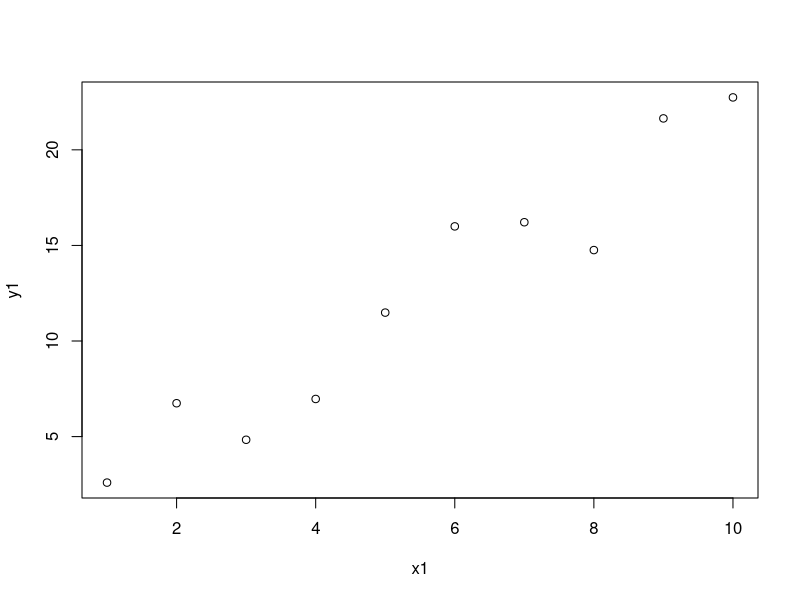
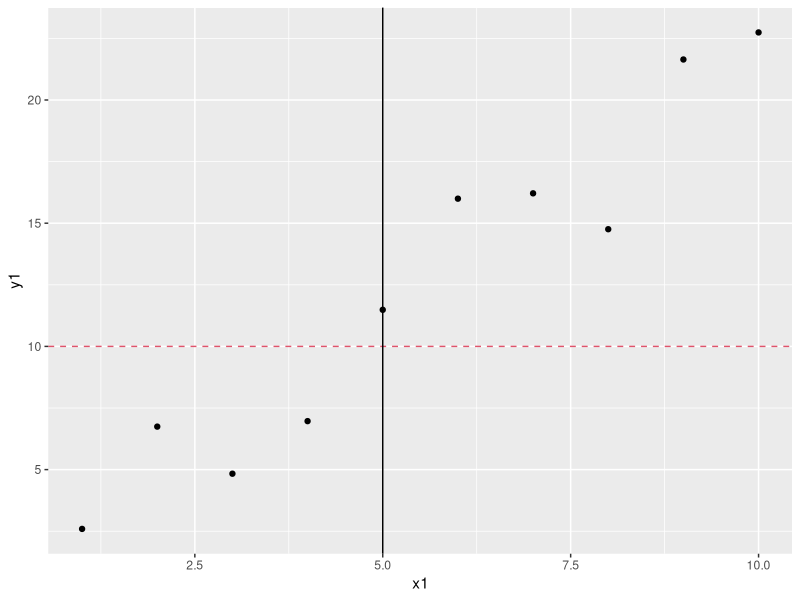

R code for these plots, in order:
x1<-1:10
y1<-1+2*x1 + rnorm(10,mean=0,sd=2)
plot(x1,y1)


library(ggplot2)

df<-data.frame(x1, y1)
ggplot(df, aes(x=x1, y=y1))+geom_point()+
  geom_hline(yintercept=10, linetype=2, color=2)+geom_vline(xintercept=5, linetype=1, color=1)
